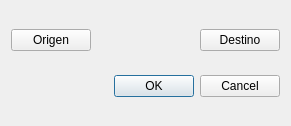
<?xml version="1.0" encoding="UTF-8"?>
<ui version="4.0">
 <class>Dialog</class>
 <widget class="QDialog" name="Dialog">
  <property name="geometry">
   <rect>
    <x>0</x>
    <y>0</y>
    <width>291</width>
    <height>126</height>
   </rect>
  </property>
  <property name="windowTitle">
   <string>Dialog</string>
  </property>
  <layout class="QGridLayout" name="gridLayout">
   <item row="0" column="0">
    <layout class="QHBoxLayout" name="horizontalLayout">
     <item>
      <widget class="QPushButton" name="Origen">
       <property name="text">
        <string>Origen</string>
       </property>
      </widget>
     </item>
     <item>
      <spacer name="horizontalSpacer">
       <property name="orientation">
        <enum>Qt::Horizontal</enum>
       </property>
       <property name="sizeHint" stdset="0">
        <size>
         <width>108</width>
         <height>20</height>
        </size>
       </property>
      </spacer>
     </item>
     <item>
      <widget class="QPushButton" name="Destino">
       <property name="text">
        <string>Destino</string>
       </property>
      </widget>
     </item>
    </layout>
   </item>
   <item row="1" column="0">
    <widget class="QDialogButtonBox" name="buttonBox">
     <property name="orientation">
      <enum>Qt::Horizontal</enum>
     </property>
     <property name="standardButtons">
      <set>QDialogButtonBox::Cancel|QDialogButtonBox::Ok</set>
     </property>
    </widget>
   </item>
  </layout>
  <zorder>buttonBox</zorder>
  <zorder>Origen</zorder>
  <zorder>Destino</zorder>
  <zorder>horizontalSpacer</zorder>
  <zorder>Destino</zorder>
 </widget>
 <resources/>
 <connections>
  <connection>
   <sender>buttonBox</sender>
   <signal>accepted()</signal>
   <receiver>Dialog</receiver>
   <slot>accept()</slot>
   <hints>
    <hint type="sourcelabel">
     <x>248</x>
     <y>254</y>
    </hint>
    <hint type="destinationlabel">
     <x>157</x>
     <y>274</y>
    </hint>
   </hints>
  </connection>
  <connection>
   <sender>buttonBox</sender>
   <signal>rejected()</signal>
   <receiver>Dialog</receiver>
   <slot>reject()</slot>
   <hints>
    <hint type="sourcelabel">
     <x>316</x>
     <y>260</y>
    </hint>
    <hint type="destinationlabel">
     <x>286</x>
     <y>274</y>
    </hint>
   </hints>
  </connection>
 </connections>
</ui>
